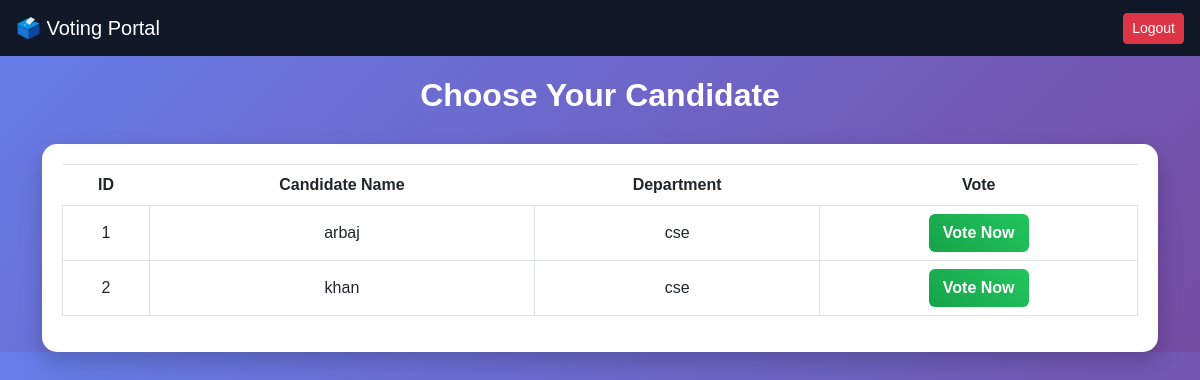
Page /voter-dashboard/ (signed in) on the earlier database version.
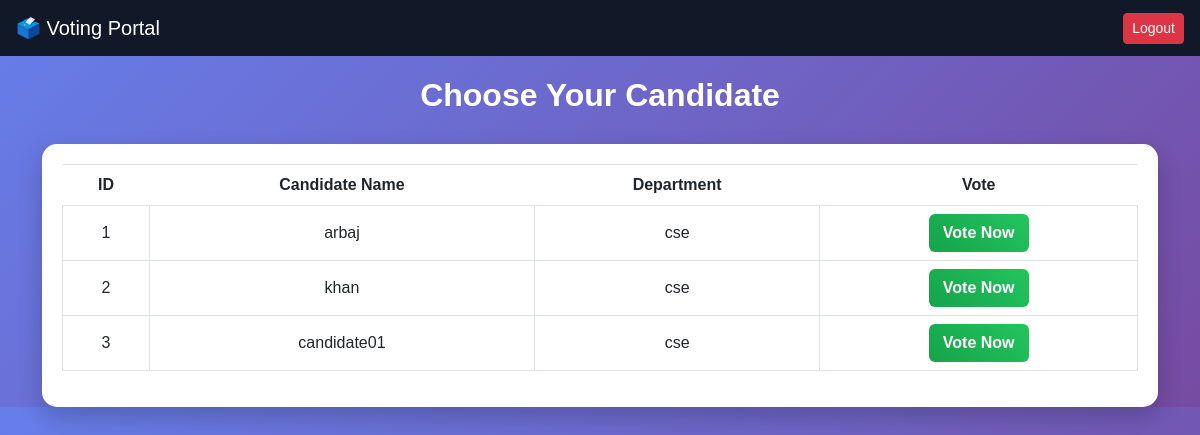
Same page on the later database version.
### voting/models.py (models this page shows, shortened)
class Candidate(models.Model):
    name = models.CharField(max_length=100)
    department = models.CharField(max_length=100)
    password = models.CharField(max_length=50, default="12345") # Nayi line add ho gayi hai
    vote = models.IntegerField(default=0)

### voting/views.py (the view, shortened to what this page needs)
# urls.py: path('voter-dashboard/', views.voter_dashboard, name='voter_dashboard'),
def voter_dashboard(request):
    voter_id = request.session.get('voter_id')
    if not voter_id:
        return redirect("login")
    voter = get_object_or_404(Voter, id=voter_id)
    candidates = Candidate.objects.all()
    status = ElectionStatus.objects.get_or_create(id=1)[0]
    return render(request, "voter_dashboard.html", {
        "candidates": candidates
    })

### templates/voter_dashboard.html (shortened to what this page needs)
{% load static %}
<!DOCTYPE html>
<html>
<head>
    <link href="https://cdn.jsdelivr.net/npm/bootstrap@5.3.0/dist/css/bootstrap.min.css" rel="stylesheet">
</head>
<body>
<nav class="navbar navbar-dark navbar-custom px-3">
    <span class="navbar-brand">🗳️ Voting Portal</span>
    <a href="/logout/" class="btn btn-danger btn-sm">
        Logout
    </a>
</nav>
<h2 class="title">Choose Your Candidate</h2>
<div class="container container-box">
    <div class="card-box">
        <div class="table-responsive">
            <table class="table table-bordered">
                <thead>
                    <tr>
                        <th>ID</th>
                        <th>Candidate Name</th>
                        <th>Department</th>
                        <th>Vote</th>
                    </tr>
                </thead>
                <tbody>
                    {% for candidate in candidates %}
                    <tr>
                        <td>{{ candidate.id }}</td>
                        <td>{{ candidate.name }}</td>
                        <td>{{ candidate.department }}</td>
                        <td>
                            <form method="POST">
                                <button type="submit" class="vote-btn">
                                    Vote Now
                                </button>
                            </form>
                        </td>
                    </tr>
                    {% endfor %}
                </tbody>
            </table>
        </div>
    </div>
</div>
</body>
</html>

Differences in the rows shown:
added Candidate: id "3", name "candidate01", department "cse"
